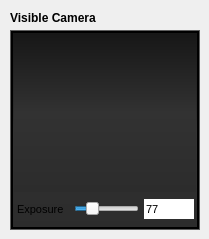
              <widget class="QFrame" name="frame_12">
               <property name="minimumSize">
                <size>
                 <width>0</width>
                 <height>232</height>
                </size>
               </property>
               <property name="styleSheet">
                <string notr="true">border: none;</string>
               </property>
               <property name="frameShape">
                <enum>QFrame::StyledPanel</enum>
               </property>
               <property name="frameShadow">
                <enum>QFrame::Raised</enum>
               </property>
               <widget class="QLabel" name="label_19">
                <property name="geometry">
                 <rect>
                  <x>10</x>
                  <y>10</y>
                  <width>161</width>
                  <height>16</height>
                 </rect>
                </property>
                <property name="font">
                 <font>
                  <weight>75</weight>
                  <bold>true</bold>
                 </font>
                </property>
                <property name="styleSheet">
                 <string notr="true">border: none;</string>
                </property>
                <property name="text">
                 <string>Visible Camera</string>
                </property>
               </widget>
               <widget class="QFrame" name="frame_72">
                <property name="geometry">
                 <rect>
                  <x>10</x>
                  <y>30</y>
                  <width>190</width>
                  <height>200</height>
                 </rect>
                </property>
                <property name="minimumSize">
                 <size>
                  <width>190</width>
                  <height>100</height>
                 </size>
                </property>
                <property name="maximumSize">
                 <size>
                  <width>190</width>
                  <height>200</height>
                 </size>
                </property>
                <property name="styleSheet">
                 <string notr="true">QFrame {
background-color: none;
border: 1px solid rgb(95, 95, 95)
}</string>
                </property>
                <property name="frameShape">
                 <enum>QFrame::StyledPanel</enum>
                </property>
                <property name="frameShadow">
                 <enum>QFrame::Raised</enum>
                </property>
                <widget class="QFrame" name="frame_73">
                 <property name="geometry">
                  <rect>
                   <x>1</x>
                   <y>1</y>
                   <width>188</width>
                   <height>198</height>
                  </rect>
                 </property>
                 <property name="minimumSize">
                  <size>
                   <width>100</width>
                   <height>198</height>
                  </size>
                 </property>
                 <property name="maximumSize">
                  <size>
                   <width>190</width>
                   <height>198</height>
                  </size>
                 </property>
                 <property name="styleSheet">
                  <string notr="true">QFrame {

background-color: qlineargradient(spread:pad, x1:0, y1:0, x2:0, y2:1, stop:0 rgba(23, 23, 23, 255), stop:0.497561 rgba(50, 50, 50, 255), stop:1 rgba(44, 44, 44, 255));
border: 2px solid black;
}</string>
                 </property>
                 <property name="frameShape">
                  <enum>QFrame::StyledPanel</enum>
                 </property>
                 <property name="frameShadow">
                  <enum>QFrame::Raised</enum>
                 </property>
                 <widget class="QLabel" name="labelSnapshotThumbnail_12">
                  <property name="geometry">
                   <rect>
                    <x>3</x>
                    <y>3</y>
                    <width>182</width>
                    <height>158</height>
                   </rect>
                  </property>
                  <property name="styleSheet">
                   <string notr="true">border: none;</string>
                  </property>
                  <property name="text">
                   <string/>
                  </property>
                  <property name="pixmap">
                   <pixmap resource="vis_gallery_resources.qrc">:/samples/images/vis_gallery/example_vis_camera_13.jpg</pixmap>
                  </property>
                  <property name="scaledContents">
                   <bool>true</bool>
                  </property>
                 </widget>
                 <widget class="QLabel" name="label_40">
                  <property name="geometry">
                   <rect>
                    <x>6</x>
                    <y>170</y>
                    <width>61</width>
                    <height>16</height>
                   </rect>
                  </property>
                  <property name="font">
                   <font>
                    <pointsize>8</pointsize>
                   </font>
                  </property>
                  <property name="styleSheet">
                   <string notr="true">border:none; background: none;</string>
                  </property>
                  <property name="text">
                   <string>Exposure</string>
                  </property>
                 </widget>
                 <widget class="QSlider" name="horizontalSlider_23">
                  <property name="geometry">
                   <rect>
                    <x>63</x>
                    <y>170</y>
                    <width>65</width>
                    <height>16</height>
                   </rect>
                  </property>
                  <property name="value">
                   <number>22</number>
                  </property>
                  <property name="orientation">
                   <enum>Qt::Horizontal</enum>
                  </property>
                 </widget>
                 <widget class="QSpinBox" name="spinBox_50">
                  <property name="geometry">
                   <rect>
                    <x>133</x>
                    <y>168</y>
                    <width>50</width>
                    <height>20</height>
                   </rect>
                  </property>
                  <property name="minimumSize">
                   <size>
                    <width>50</width>
                    <height>0</height>
                   </size>
                  </property>
                  <property name="maximumSize">
                   <size>
                    <width>50</width>
                    <height>16777215</height>
                   </size>
                  </property>
                  <property name="font">
                   <font>
                    <pointsize>8</pointsize>
                   </font>
                  </property>
                  <property name="styleSheet">
                   <string notr="true"/>
                  </property>
                  <property name="buttonSymbols">
                   <enum>QAbstractSpinBox::NoButtons</enum>
                  </property>
                  <property name="value">
                   <number>77</number>
                  </property>
                 </widget>
                </widget>
               </widget>
              </widget>
